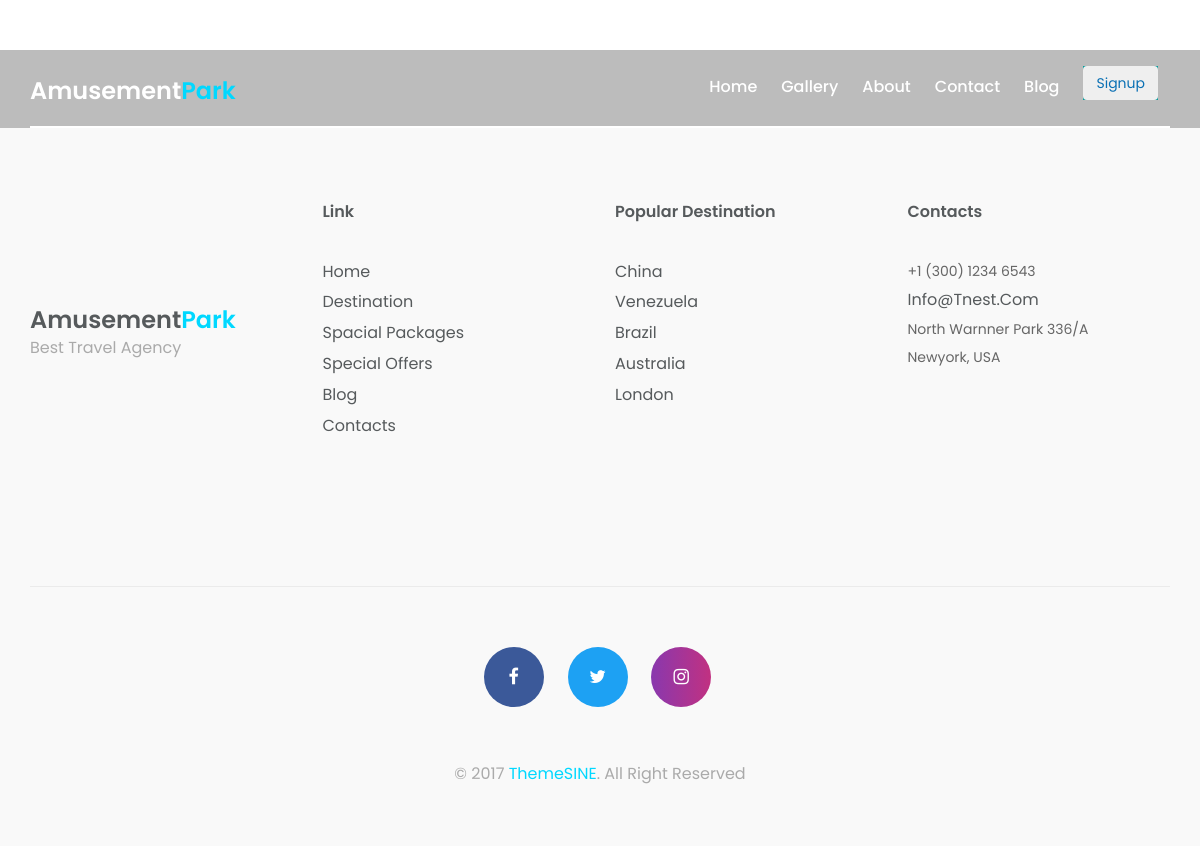
The page /view_food/ on the database as committed earlier.
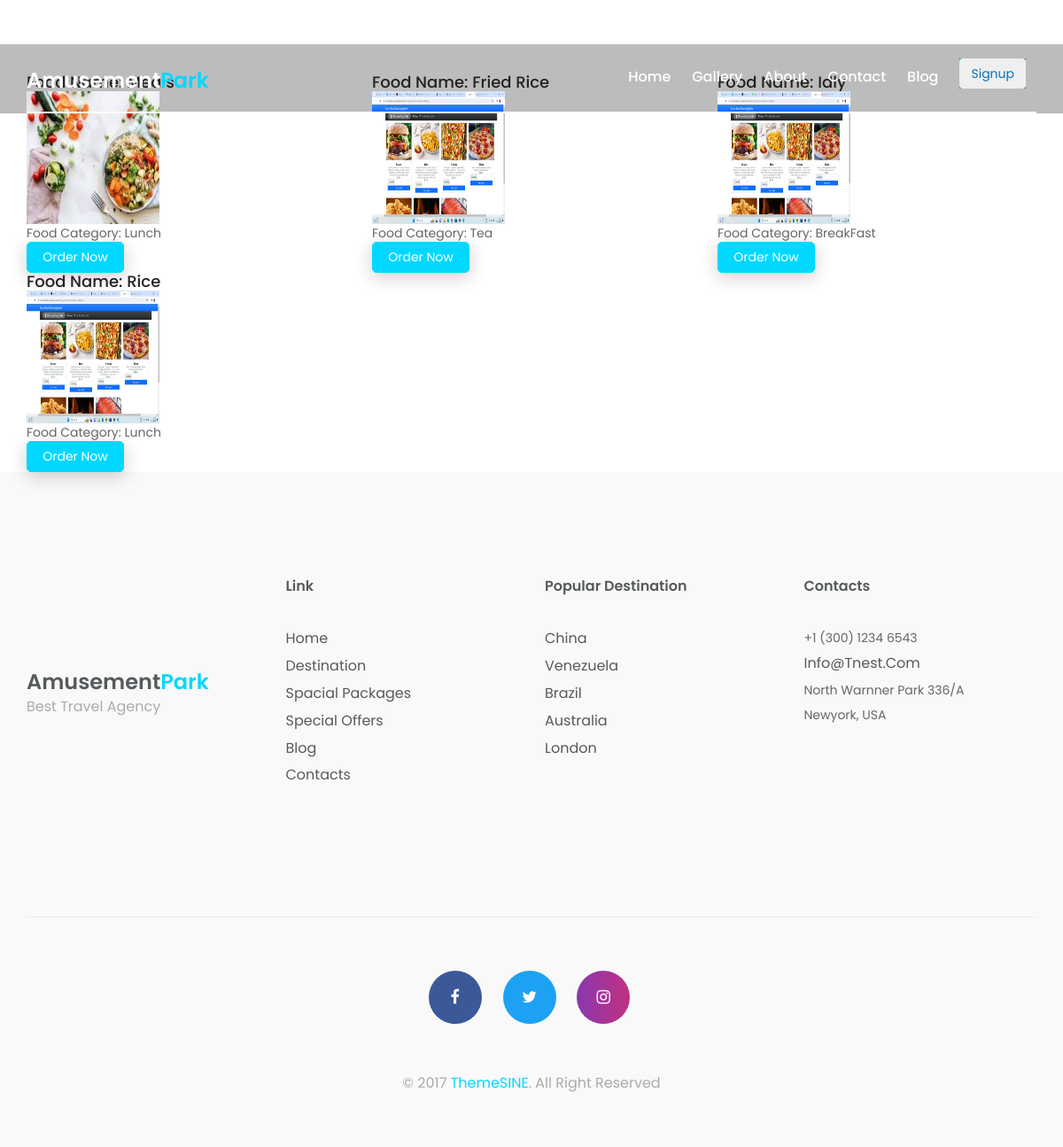
The same page on the database as committed later.
### staff_app/models.py (models this page shows)
class Foodlist(models.Model):
    food_id=models.AutoField(primary_key=True)
    food_name=models.CharField(max_length=200)
    food_image=models.ImageField(null=True,blank=True,upload_to="foods")
    Food_category=models.CharField(max_length=200,choices=Food_categories,default='Lunch')

### users/views.py (the view)
# urls.py: path('view_food/',views.view_food,name="view_food"),
def view_food(request):
    food=Foodlist.objects.all().order_by("-food_id")
    return render(request,"viewfood.html",{"all_food":food})

### templates/viewfood.html
 {%extends "index.html"%}
 {%block content%}
<div class="container" style="margin-top: 50px;">
    <h2 class="text-center">Food List</h2>
    <div class="row">
        {% for food in all_food %}
        <div class="col-md-4 mb-4">
            <div class="food-card border p-3">
                <h4>Food Name: {{ food.food_name }}</h4>
                <div>
                    {% if food.food_image %}
                        <img class="food-image img-fluid" src="{{ food.food_image.url }}" alt="{{ food.food_name }}" style="height: 150px; width: 150px;">
                    {% else %}
                        No Image
                    {% endif %}
                </div>
                <p>Food Category: {{ food.Food_category }}</p>
                <button class="about-view packages-btn">
                    order now
                </button>
            </div>
        </div>
        {% endfor %}
    </div>
</div>
{%endblock%}

### templates/index.html (shortened to what this page needs)
{%load static%}
<!doctype html>
<html class="no-js"  lang="en">
	<head>
		<link rel="stylesheet" href="{%static 'css/font-awesome.min.css' %}" />
		<link rel="stylesheet" href="{%static 'css/animate.css' %}" />
		<link rel="stylesheet" href="{%static 'css/hover-min.css' %}">
		<link rel="stylesheet"  href="{%static 'css/datepicker.css' %}" >
        <link rel="stylesheet" href="{%static 'css/owl.carousel.min.css' %}">
		<link rel="stylesheet" href="{%static 'css/owl.theme.default.min.css' %}"/>
        <link rel="stylesheet" href="{%static 'css/jquery-ui.min.css' %}" />
		<link rel="stylesheet" href="{%static 'css/bootstrap.min.css' %}" />
		<link rel="stylesheet" href="{%static 'css/bootsnav.css' %}"/>
		<link rel="stylesheet" href="{%static 'css/style.css' %}" />
		<link rel="stylesheet" href="{%static 'css/responsive.css' %}" />
	</head>
	<body>
		<header class="top-area" style="background-image: url(static/blog/b2.jpg);">
			<div class="header-area">
				<div class="container">
					<div class="row">
						<div class="col-sm-2">
							<div class="logo">
								<a href="index.html">
									Amusement<span>Park</span>
								</a>
							</div>
						</div>
						<div class="col-sm-10">
							<div class="main-menu">
								<div class="collapse navbar-collapse">
									<ul class="nav navbar-nav navbar-right">
										<li class="smooth-menu"><a href="#home">Home</a></li>
										<li class="smooth-menu"><a href="#gallery">Gallery</a></li>
										<li class="smooth-menu"><a href="#pack">About </a></li>
										<li class="smooth-menu"><a href="#spo">Contact</a></li>
										<li class="smooth-menu"><a href="#blog">Blog</a></li>
										<li>
											<div class="dropdown" style="color: rgb(10, 112, 180); background-color: rgb(9, 154, 154);">
												<button class="btn btn-secondary dropdown-toggle" type="button" id="dropdownMenuButton" data-toggle="dropdown" aria-haspopup="true" aria-expanded="false">
												  Signup
												</button>
											  </div>
										</li>
									</ul>
								</div>
							</div>
						</div>
					</div>
					<div class="home-border"></div>
				</div>
			</div>
		</header>
{%block content%}{%endblock%}
		<footer  class="footer-copyright">
			<div class="container">
				<div class="footer-content">
					<div class="row">
						<div class="col-sm-3">
							<div class="single-footer-item">
								<div class="footer-logo">
									<a href="index.html">
										Amusement<span>Park</span>
									</a>
									<p>
										best travel agency
									</p>
								</div>
							</div>
						</div>
						<div class="col-sm-3">
							<div class="single-footer-item">
								<h2>link</h2>
								<div class="single-footer-txt">
									<p><a href="#">home</a></p>
									<p><a href="#">destination</a></p>
									<p><a href="#">spacial packages</a></p>
									<p><a href="#">special offers</a></p>
									<p><a href="#">blog</a></p>
									<p><a href="#">contacts</a></p>
								</div>
							</div>
						</div>
						<div class="col-sm-3">
							<div class="single-footer-item">
								<h2>popular destination</h2>
								<div class="single-footer-txt">
									<p><a href="#">china</a></p>
									<p><a href="#">venezuela</a></p>
									<p><a href="#">brazil</a></p>
									<p><a href="#">australia</a></p>
									<p><a href="#">london</a></p>
								</div>
							</div>
						</div>
						<div class="col-sm-3">
							<div class="single-footer-item text-center">
								<h2 class="text-left">contacts</h2>
								<div class="single-footer-txt text-left">
									<p>+1 (300) 1234 6543</p>
									<p class="foot-email"><a href="#">info@tnest.com</a></p>
									<p>North Warnner Park 336/A</p>
									<p>Newyork, USA</p>
								</div>
							</div>
						</div>
					</div>
				</div>
				<hr>
				<div class="foot-icons ">
					<ul class="footer-social-links list-inline list-unstyled">
		                <li><a href="#" target="_blank" class="foot-icon-bg-1"><i class="fa fa-facebook"></i></a></li>
		                <li><a href="#" target="_blank" class="foot-icon-bg-2"><i class="fa fa-twitter"></i></a></li>
		                <li><a href="#" target="_blank" class="foot-icon-bg-3"><i class="fa fa-instagram"></i></a></li>
		        	</ul>
		        	<p>&copy; 2017 <a href="https://www.themesine.com">ThemeSINE</a>. All Right Reserved</p>
		        </div>
			</div>
		</footer>
	</body>
</html>

### static/css/bootsnav.css (style rules this page uses)
body { -webkit-transition: all 0.3s ease-in-out; -moz-transition: all 0.3s ease-in-out; -o-transition: all 0.3s ease-in-out; -ms-transition: all 0.3s ease-in-out; transition: all 0.3s ease-in-out; }

Rows that differ between the two databases and show on the page:
added Foodlist: food_name "Meals", food_image (picture), Food_category "Lunch"
added Foodlist: food_name "Fried Rice", food_image (picture), Food_category "Tea"
added Foodlist: food_name "Idly", food_image (picture), Food_category "BreakFast"
added Foodlist: food_name "Rice", food_image (picture), Food_category "Lunch"
